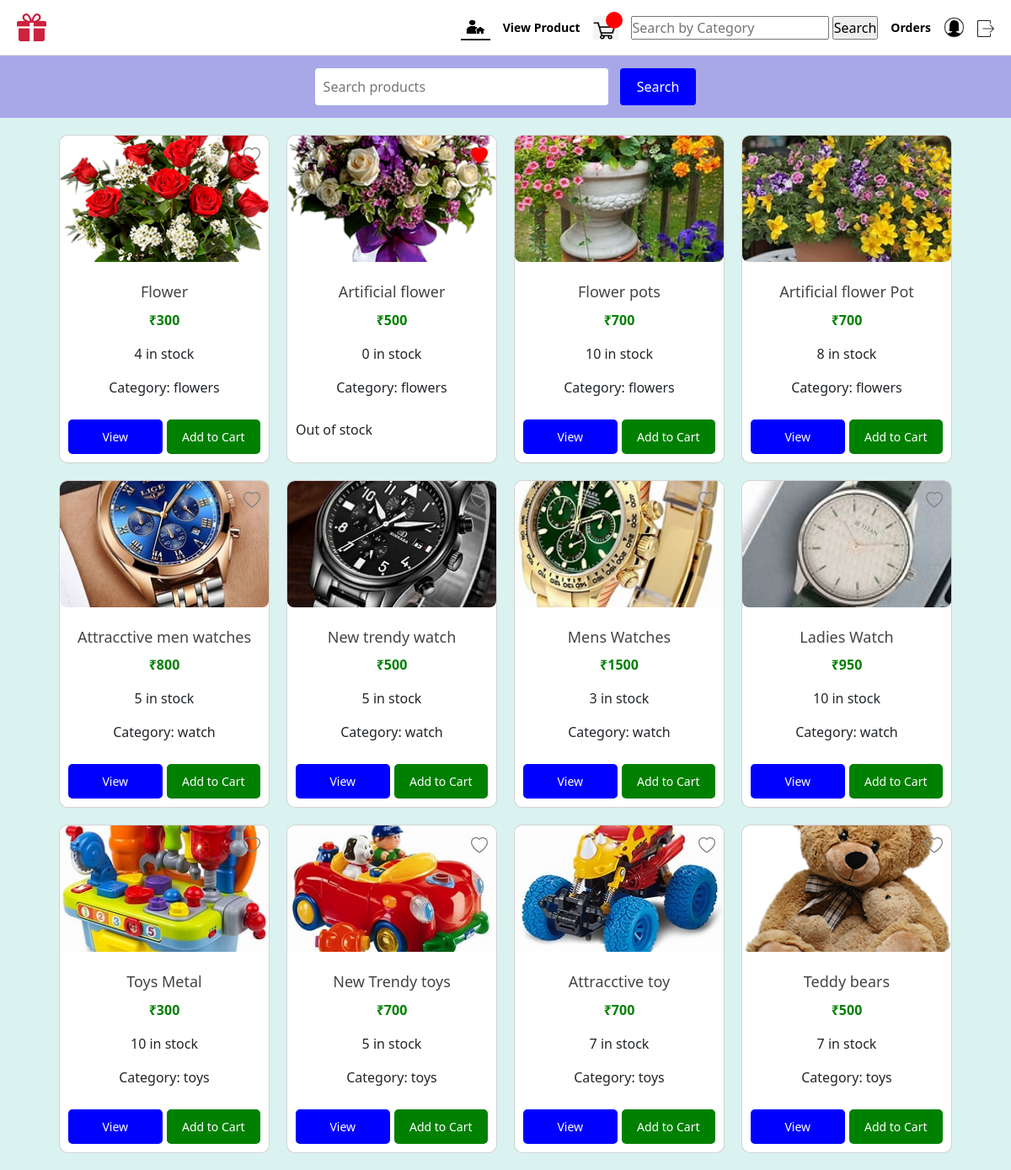
Screenshot of /userviewproduct (signed in) with the database file from the repository.
### app/models.py (models this page shows)
class Product(models.Model):
    product_id=models.ForeignKey(Company,on_delete=models.CASCADE)
    name=models.CharField(max_length=100)
    image=models.FileField(upload_to='media')
    description=models.CharField(max_length=100)
    price=models.IntegerField()
    category=models.CharField(null=True,blank=True,max_length=100)
    product_quantity=models.IntegerField(null=True,blank=True)
    color = models.CharField(max_length=100, null=True, blank=True)
    size = models.CharField(max_length=100, null=True, blank=True)

### app/views.py (the view)
# urls.py: path('userviewproduct',views.Userproductview,name='userviewproduct'),
def Userproductview(request):
    id=CustomUser.objects.get(id=request.user.id)
    user = User.objects.get( user_id=id)
    data=Product.objects.all()
    wishlist=Whishlist.objects.filter(user_id=user).values_list('product_id',flat=True)
    return render(request,'userproductview.html',{'data':data,'wishlist':wishlist})

### templates/userproductview.html (shortened to what this page needs)
{% extends 'userhome.html' %}
{% block content %}
{% load static %}
<link href="https://cdn.jsdelivr.net/npm/bootstrap@5.3.3/dist/css/bootstrap.min.css" rel="stylesheet">
<div class="search-container2">
    <form action="search" method="post">
        <input type="search" name="search" placeholder="Search products">
        <input type="submit" value="Search">
    </form>
</div>
<div class="container2">
    {% for i in data %}
    <div class="card">
        <div class="wishlist-icon">
            {% if i.id in wishlist %}
            <a href="{% url 'addtowhishlist' id=i.id %}">
                <svg xmlns="http://www.w3.org/2000/svg" width="16" height="16" fill="red" class="bi bi-heart-fill" viewBox="0 0 16 16">
                    <path fill-rule="evenodd" d="M8 1.314C12.438-3.248 23.534 4.735 8 15-7.534 4.736 3.562-3.248 8 1.314"/>
                </svg>
            </a>
            {% else %}
            <a href="{% url 'addtowhishlist' id=i.id %}">
            </a>
            {% endif %}
        </div>
        <img src="{{ i.image.url }}" alt="{{ i.name }}">
        <h2>{{ i.name }}</h2>
        <p class="price">₹{{ i.price }} </p>
        <p>{{ i.product_quantity }} in stock</p>
        <p>Category: {{ i.category }}</p>
        <div class="buttons">
            {% if i.product_quantity > 0 %}
            <a href="{% url 'viewproductdetails' id=i.id %}" class="btn-view">View</a>
            <a href="{% url 'addtocart' id=i.id %}" class="btn-cart">Add to Cart</a>
            {% else %}
            <p class="out-of-stock">Out of stock</p>
            {% endif %}
        </div>
    </div>
    {% endfor %}
</div>
{% endblock %}

### templates/userhome.html (style rules this page uses)
* { margin: 0; padding: 0; box-sizing: border-box; }
body { background-color: rgb(226, 222, 222); }

### templates/userproductview.html (style rules this page uses)
body { padding: 0; margin: 0; background-color: rgb(218, 243, 240); }
.search-container2 { width: 100%; padding: 15px 20px; text-align: center; background-color: rgb(168, 168, 233); }
.search-container2 form input[type="search"] { width: 30%; padding: 10px; font-size: 16px; border: none; border-radius: 4px; margin-right: 10px; }
.search-container2 form input[type="submit"] { padding: 10px 20px; background-color: blue; color: white; border: none; border-radius: 4px; font-size: 16px; cursor: pointer; }
.container2 { display: flex; flex-wrap: wrap; justify-content: center; gap: 20px; padding: 20px; }
.card { background-color: white; border-radius: 10px; width: 250px; overflow: hidden; text-align: center; }
.card img { width: 100%; height: 150px; border-radius: 8px; margin-bottom: 15px; object-fit: cover; }
.card h2 { font-size: 18px; margin: 10px 0; color: rgb(68, 68, 68); }
.price { font-size: 16px; color: green; font-weight: bold; }
.wishlist-icon { position: absolute; top: 10px; right: 10px; }
.wishlist-icon svg { width: 20px; height: 20px; }
.buttons { display: flex; justify-content: space-between; padding: 10px; }
.btn-view, .btn-cart { text-decoration: none; padding: 10px; border-radius: 5px; font-size: 14px; flex: 1; text-align: center; color: white; }
.btn-view { background-color: blue; margin-right: 5px; }
.btn-cart { background-color: green; }

### rows the page displays
Product: image (picture), name "Flower", price "300", product_quantity "4", category "flowers", shows "View"
Product: image (picture), name "Artificial flower", price "500", product_quantity "0", category "flowers", shows "Out of stock"
Product: image (picture), name "Flower pots", price "700", product_quantity "10", category "flowers", shows "View"
Product: image (picture), name "Artificial flower Pot", price "700", product_quantity "8", category "flowers", shows "View"
Product: image (picture), name "Attracctive men watches", price "800", product_quantity "5", category "watch", shows "View"
Product: image (picture), name "New trendy watch", price "500", product_quantity "5", category "watch", shows "View"
Product: image (picture), name "Mens Watches", price "1500", product_quantity "3", category "watch", shows "View"
Product: image (picture), name "Ladies Watch", price "950", product_quantity "10", category "watch", shows "View"
Product: image (picture), name "Toys Metal", price "300", product_quantity "10", category "toys", shows "View"
Product: image (picture), name "New Trendy toys", price "700", product_quantity "5", category "toys", shows "View"
Product: image (picture), name "Attracctive toy", price "700", product_quantity "7", category "toys", shows "View"
Product: image (picture), name "Teddy bears", price "500", product_quantity "7", category "toys", shows "View"
